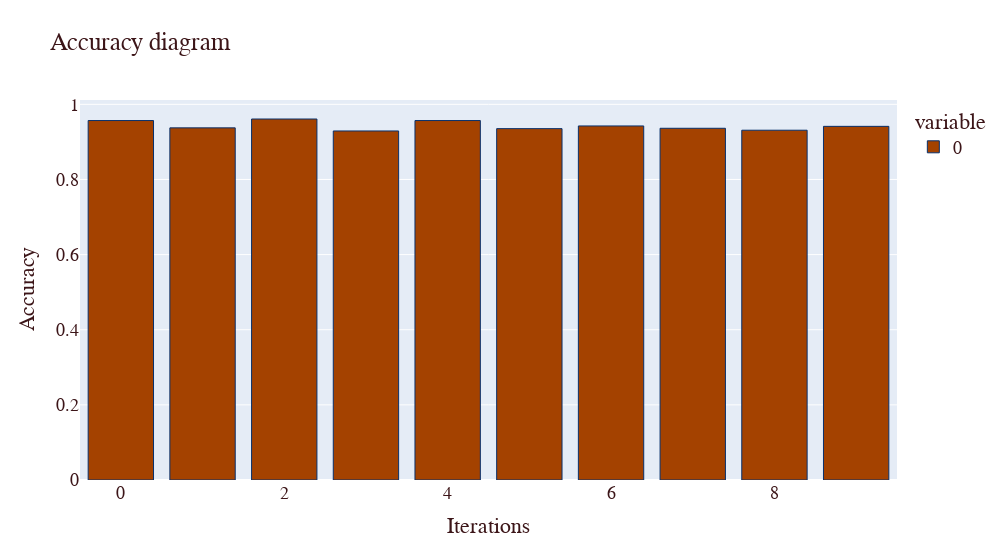
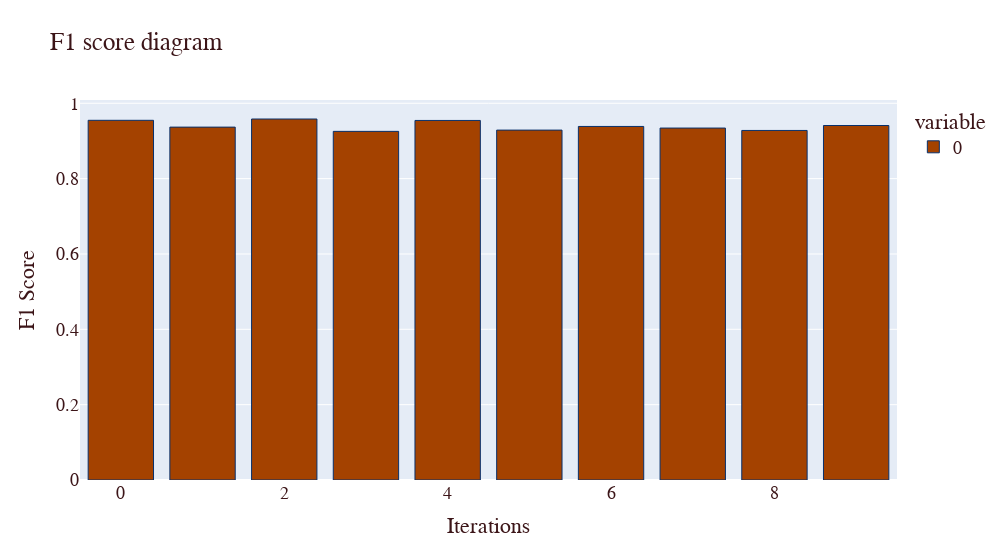

Notebook source saved alongside these figures, in order:
### Markdown cell above
## <span style="color:#69140e">Logistic Regression</span>

### Code cell
model = LogisticRegression(random_state=0)
modelStr = 'Logistic Regression'
acc_score = []
f1_scores = []
k = 10
kf = KFold(n_splits=k, random_state=None)

for train_index , test_index in kf.split(Xtrain):
    X_train , X_test = X.iloc[train_index],X.iloc[test_index]
    y_train , y_test = y[train_index] , y[test_index]
     
    model.fit(X_train, y_train)
    pred_values = model.predict(X_test)
    
    accuracy = model.score(X_test, y_test)
    acc_score.append(accuracy)

    f1Score = f1_score(y_test, model.predict(X_test), average='macro')
    f1_scores.append(f1Score)
     
avg_acc_score = sum(acc_score)/k
avg_f1_score = sum(f1_scores)/k

if not (modelStr in metrics['Classifier'].unique()):
    metrics.loc[len(metrics)] = [modelStr, avg_acc_score, avg_f1_score]
else:
    index = metrics[metrics['Classifier']==modelStr].index.to_list()[0] 
    metrics.loc[index] = [modelStr, avg_acc_score, avg_f1_score]

figAccScores = px.bar(acc_score, title='Accuracy',width=1000)
figAccScores.update_layout(
    title="Accuracy diagram",
    xaxis_title="Iterations",
    yaxis_title="Accuracy",
    font=dict(
    family="Verdana, monospace",
    size=18,
    color="#3c1518")   
)
figAccScores.update_traces(marker_color='#a44200', marker_line_color='rgb(8,48,107)',
                  marker_line_width=1.0)
figF1Scores = px.bar(f1_scores, title='F1 Scores',width=1000)
figF1Scores.update_layout(
    title="F1 score diagram",
    xaxis_title="Iterations",
    yaxis_title="F1 Score",
    font=dict(
    family="Verdana, monospace",
    size=18,
    color="#3c1518")   
)
figF1Scores.update_traces(marker_color='#a44200', marker_line_color='rgb(8,48,107)',
                  marker_line_width=1.0)
figAccScores.show()
figF1Scores.show()

### Figure 1 — Plotly figure (JSON) as saved in the notebook; plotly's stock layout.template omitted (floating-point values rounded to 4 significant figures)
{"data": [{"alignmentgroup": "True", "hovertemplate": "variable=0<br>index=%{x}<br>value=%{y}<extra></extra>", "legendgroup": "0", "marker": {"color": "#a44200", "line": {"color": "rgb(8,48,107)", "width": 1}, "pattern": {"shape": ""}}, "name": "0", "offsetgroup": "0", "orientation": "v", "showlegend": true, "textposition": "auto", "type": "bar", "x": [0, 1, 2, 3, 4, 5, 6, 7, 8, 9], "xaxis": "x", "y": [0.9569, 0.9374, 0.961, 0.9292, 0.9569, 0.9353, 0.9425, 0.9363, 0.9311, 0.9414], "yaxis": "y"}], "layout": {"barmode": "relative", "font": {"color": "#3c1518", "family": "Verdana, monospace", "size": 18}, "legend": {"title": {"text": "variable"}, "tracegroupgap": 0}, "title": {"text": "Accuracy diagram"}, "width": 1000, "xaxis": {"anchor": "y", "domain": [0, 1], "title": {"text": "Iterations"}}, "yaxis": {"anchor": "x", "domain": [0, 1], "title": {"text": "Accuracy"}}}}

### Figure 2 — Plotly figure (JSON) as saved in the notebook; plotly's stock layout.template omitted (floating-point values rounded to 4 significant figures)
{"data": [{"alignmentgroup": "True", "hovertemplate": "variable=0<br>index=%{x}<br>value=%{y}<extra></extra>", "legendgroup": "0", "marker": {"color": "#a44200", "line": {"color": "rgb(8,48,107)", "width": 1}, "pattern": {"shape": ""}}, "name": "0", "offsetgroup": "0", "orientation": "v", "showlegend": true, "textposition": "auto", "type": "bar", "x": [0, 1, 2, 3, 4, 5, 6, 7, 8, 9], "xaxis": "x", "y": [0.9548, 0.9367, 0.9583, 0.9255, 0.9544, 0.9288, 0.9385, 0.9343, 0.9279, 0.941], "yaxis": "y"}], "layout": {"barmode": "relative", "font": {"color": "#3c1518", "family": "Verdana, monospace", "size": 18}, "legend": {"title": {"text": "variable"}, "tracegroupgap": 0}, "title": {"text": "F1 score diagram"}, "width": 1000, "xaxis": {"anchor": "y", "domain": [0, 1], "title": {"text": "Iterations"}}, "yaxis": {"anchor": "x", "domain": [0, 1], "title": {"text": "F1 Score"}}}}
